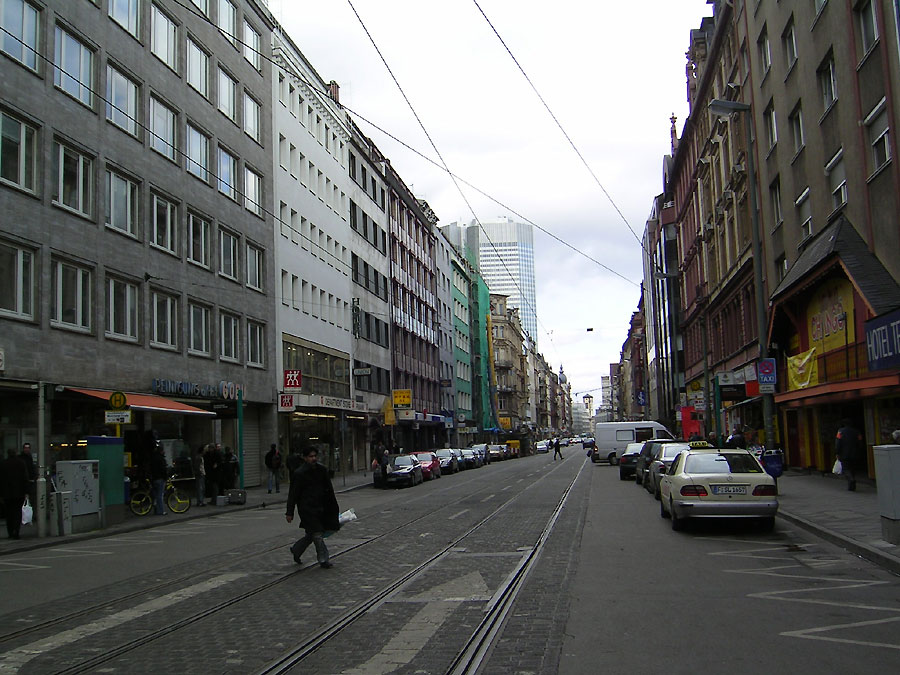
#> input picture Assignment 2/morning.jpg, 900 x 675 px
$ jupyter execute --allow-errors 'Assignment 2.ipynb'   (shell and % lines are left out)
#> lines starting #> are read from the running program, lines starting #| are printed output that depends on the picture; after the words box and inside, x2 and y2 are one past the last pixel; in counts of white or black regions, pixels touching at a corner belong together
<center><font size = 8><b>Digital Image Processing</b></font></center><br\><br\>
<center><font size = 6><b>Assignment 2: Morphological Image Processing</b></font></center>

### Name:Sara Hany Mohamed Abdelhady
### ID:2100357
### Email:2100357@eng.asu.edu.eg

[cell 1]
import cv2
import numpy as np
from matplotlib import pyplot as plt
import pylab

pylab.rcParams['figure.figsize'] = [15.,10.]

### Question 11
Propose a pipeline to replace the morning background of the left image with the
night background of the right image.

[cell 2]
# TODO: Read the morning and evening images
morning_image = cv2.imread("morning.jpg", cv2.IMREAD_COLOR)
#> morning_image is the input picture: shape (675, 900, 3); mean B, G, R 97.5, 99.1, 97.7
evening_image = cv2.imread("evening.jpg", cv2.IMREAD_COLOR)
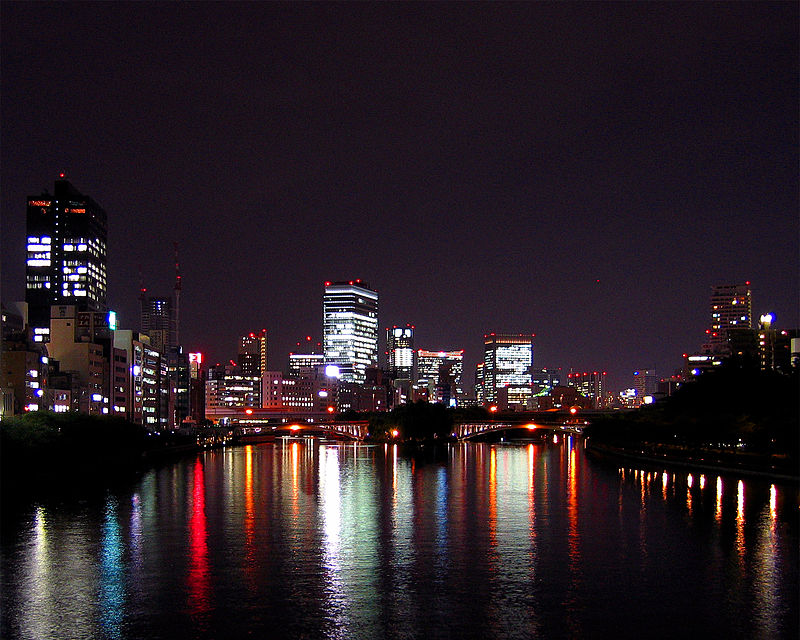
#> input picture Assignment 2/evening.jpg, 800 x 640 px
#> evening_image is the input picture: shape (640, 800, 3); mean B, G, R 37.1, 30.6, 42

plt.subplots(3, 3, figsize=(15, 15))
plt.subplot(3,3,1)
#> (the rest of this cell did not finish here and is left out)

### Question 12
Design an image processing pipeline for highlighting the
coins available in the following image as shown:

<b>Note: </b>Represent both boundaries as circles.

[cell 3]
# TODO: Read the coins image
coins_image = cv2.imread("coins.png", cv2.IMREAD_COLOR)
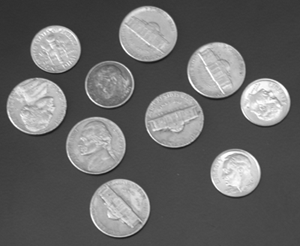
#> input picture Assignment 2/coins.png, 300 x 246 px
#> coins_image is the input picture: shape (246, 300, 3); min 23, max 255, mean 103
plt.subplots(3, 3, figsize=(15, 15))

threshold, coins_binary_image = cv2.threshold(src=coins_image, thresh=80, maxval=255, type=cv2.THRESH_BINARY)
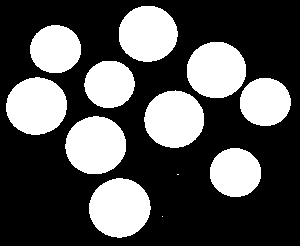
#> coins_binary_image: shape (246, 300, 3); 32.6% white; 12 white regions (2 under 20 px), largest, box (x1, y1, x2, y2) and area: (89, 178, 151, 238) 2857, (65, 116, 126, 174) 2774, (6, 77, 67, 135) 2750
plt.subplot(3,3,1)
plt.imshow(coins_image)
plt.subplot(3,3,2)
plt.imshow(coins_binary_image)
# TODO: Add red boundary for the large coins and blue boundary for small coins
SE1 = cv2.getStructuringElement(cv2.MORPH_ELLIPSE, (50, 50))
SE2 = cv2.getStructuringElement(cv2.MORPH_ELLIPSE, (15, 15))
big_coins = cv2.morphologyEx(src=coins_binary_image, op=cv2.MORPH_OPEN, kernel=SE1, iterations=1)
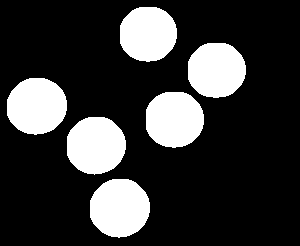
#> big_coins: shape (246, 300, 3); 21.6% white; 6 white regions, box (x1, y1, x2, y2) and area: (90, 179, 150, 238) 2797, (67, 117, 126, 175) 2714, (7, 78, 67, 135) 2710, (146, 92, 204, 148) 2636, (188, 43, 246, 98) 2577, (120, 7, 177, 62) 2529
plt.subplot(3,3,3)
plt.imshow(big_coins, cmap="gray")
big_coins_boundaries = cv2.erode(src=big_coins,kernel=SE2, iterations=1)
#> big_coins_boundaries: shape (246, 300, 3); 12.3% white; 6 white regions, box (x1, y1, x2, y2) and area: (97, 186, 143, 231) 1621, (74, 124, 119, 168) 1558, (14, 85, 60, 128) 1555, (153, 99, 197, 141) 1499, (195, 50, 239, 91) 1455, (127, 14, 170, 55) 1419
big_coins_boundaries = big_coins - big_coins_boundaries
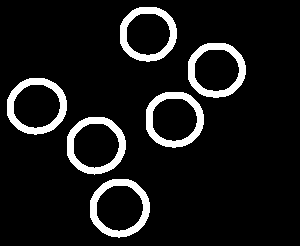
#> big_coins_boundaries: shape (246, 300, 3); 9.3% white; 6 white regions, box (x1, y1, x2, y2) and area: (90, 179, 150, 238) 1176, (67, 117, 126, 175) 1156, (7, 78, 67, 135) 1155, (146, 92, 204, 148) 1137, (188, 43, 246, 98) 1122, (120, 7, 177, 62) 1110
plt.subplot(3,3,4)
plt.imshow(big_coins_boundaries, cmap="gray")

cv2.imwrite("binary.png", big_coins_boundaries)
big_coins_boundaries = cv2.imread("binary.png", cv2.IMREAD_GRAYSCALE)
red_big_coins_boundaries = cv2.cvtColor(big_coins_boundaries, cv2.COLOR_GRAY2BGR)
coins_image = coins_image - red_big_coins_boundaries
red_big_coins_boundaries[np.where((red_big_coins_boundaries == [255, 255, 255]).all(axis=2))] = [255, 0, 0]
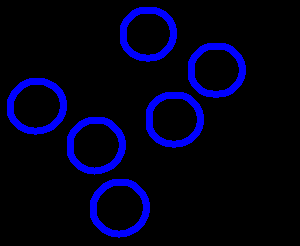
#> red_big_coins_boundaries: shape (246, 300, 3); 9.29% of pixels changed, all inside (x1, y1, x2, y2) = (7, 7, 246, 238)
plt.subplot(3,3,5)
plt.imshow(red_big_coins_boundaries)

small_coins = coins_binary_image - big_coins
small_coins = cv2.morphologyEx(src=small_coins, op=cv2.MORPH_OPEN, kernel=SE2, iterations=1)
#> small_coins: shape (246, 300, 3); 10.5% white; 4 white regions, box (x1, y1, x2, y2) and area: (210, 148, 261, 197) 1976, (240, 78, 291, 126) 1943, (30, 25, 81, 73) 1930, (85, 61, 135, 108) 1865
plt.subplot(3,3,6)
plt.imshow(small_coins, cmap="gray")
small_coins_boundaries = cv2.erode(src=small_coins,kernel=SE2, iterations=1)
#> small_coins_boundaries: shape (246, 300, 3); 5.3% white; 4 white regions, box (x1, y1, x2, y2) and area: (217, 155, 254, 190) 1016, (247, 85, 284, 119) 990, (37, 32, 74, 66) 981, (92, 68, 128, 101) 935
small_coins_boundaries = small_coins - small_coins_boundaries
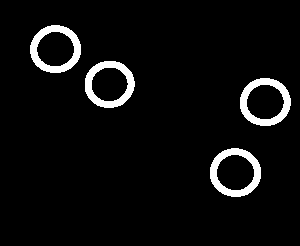
#> small_coins_boundaries: shape (246, 300, 3); 5.1% white; 4 white regions, box (x1, y1, x2, y2) and area: (210, 148, 261, 197) 960, (240, 78, 291, 126) 953, (30, 25, 81, 73) 949, (85, 61, 135, 108) 930
plt.subplot(3,3,7)
plt.imshow(small_coins_boundaries, cmap="gray")
cv2.imwrite("binary.png", small_coins_boundaries)
small_coins_boundaries = cv2.imread("binary.png", cv2.IMREAD_GRAYSCALE)

blue_small_coins_boundaries = cv2.cvtColor(small_coins_boundaries, cv2.COLOR_GRAY2BGR)
coins_image = coins_image - blue_small_coins_boundaries
blue_small_coins_boundaries[np.where((blue_small_coins_boundaries == [255, 255, 255]).all(axis=2))] = [0, 0, 255]
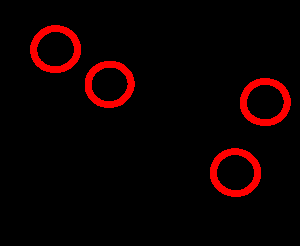
#> blue_small_coins_boundaries: shape (246, 300, 3); 5.14% of pixels changed, all inside (x1, y1, x2, y2) = (30, 25, 291, 197)

plt.subplot(3,3,8)
plt.imshow(blue_small_coins_boundaries)

# TODO: Display the final image
all_boundaries = blue_small_coins_boundaries + red_big_coins_boundaries
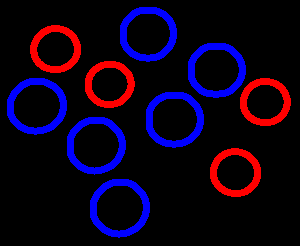
#> all_boundaries: shape (246, 300, 3); mean B, G, R 23.7, 0, 13.1
coins_image[np.where((all_boundaries == [0, 0, 255] ).all(axis=2))] = [0, 0, 255]
coins_image[np.where((all_boundaries == [255, 0, 0] ).all(axis=2))] = [255, 0, 0]
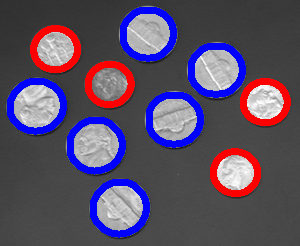
#> coins_image: shape (246, 300, 3); mean B, G, R 101.7, 78, 91.2
plt.subplot(3,3,9)
plt.imshow(all_boundaries)
plt.subplots(1, 1, figsize=(7, 7))
plt.imshow(coins_image)
#> figure, not shown here; B, G, R data is drawn as R, G, B
